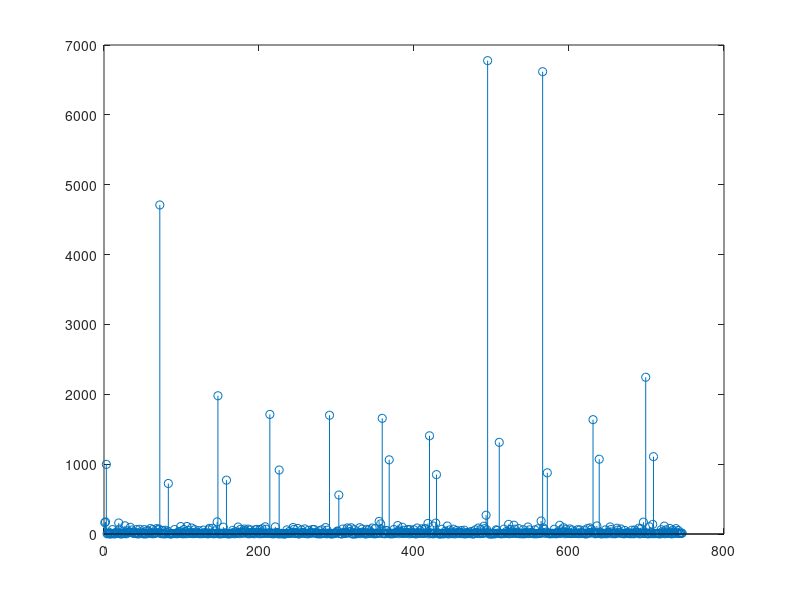
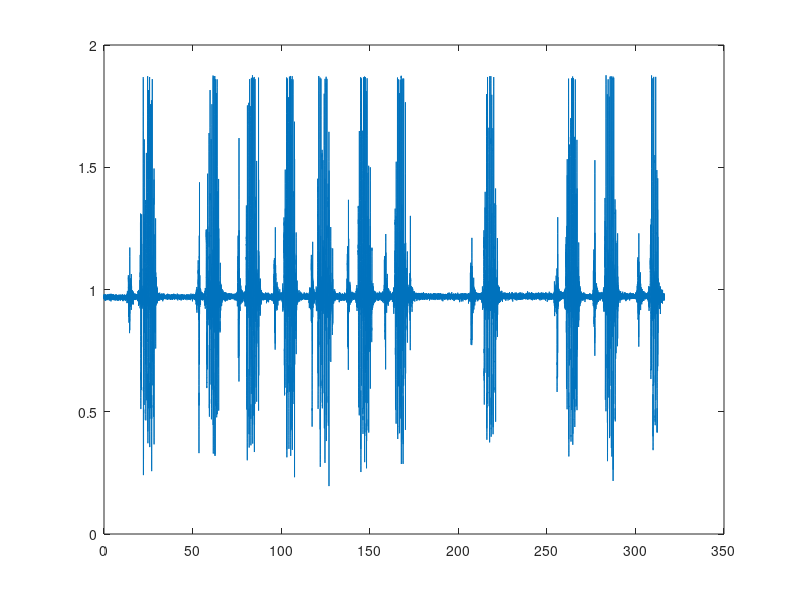

MATLAB code for these plots, in order: (Note: this script raises an error after producing the figures.)

clear all; close all; clc;

load('acc_shank_RK55.mat');

% Set tuning parameter for peak detection in acceleration signal, that is, 
% threshold and minimum number of samples between standing and walking.
threshold_pos = 1.05;    
threshold_neg = -0.9;
gap = 1313;

% Find all peaks greater than threshold.
[peak_values_l, peak_locations_l] = findpeaks(a_Z_left_shank_1_C, ...
                                              'minpeakheight', threshold_pos);
[peak_values_r, peak_locations_r] = findpeaks(a_Z_right_shank_1_C, ...
                                              'minpeakheight', threshold_pos);
          
% Compute distance between two peaks.                             
peak_distance_l = diff(peak_locations_l);
peak_distance_r = diff(peak_locations_r);


%%


close all;
stem(peak_distance_l);

figure();
stem(peak_distance_r);

%%

% Create logical vector to select last peak of each cycle. That is the one
% before a gap of at least the number of samples stored in gap,
% respectively. 
select_last_l = peak_distance_l > gap;
select_last_r = peak_distance_r > gap;

last_peaks_l = peak_locations_l(select_last_l);
last_peaks_r = peak_locations_r(select_last_r);

% Shift logical vector by one to the right to select the first instead of
% the last peak of a cycle.
select_first_l = [0, select_last_l(1:length(select_last_l) - 1)];
select_first_r = [0, select_last_r(1:length(select_last_r) - 1)];


start_p_l  = [peak_locations_l(1), peak_locations_l(logical(select_first_l))]-100;
start_p_r  = [peak_locations_r(1), peak_locations_r(logical(select_first_r))]-100;

end_p_l  = [peak_locations_l(1), peak_locations_l(logical(select_first_l))]+400;
end_p_r  = [peak_locations_r(1), peak_locations_r(logical(select_first_r))]+400;
                                          

plot(time_GW, a_Z_left_shank_1_C);
hold on;
% Vertical line at the location of sync_peaks.
hx = graph2d.constantline(time_GW(start_p_l), 'LineStyle',':', 'LineWidth', 1 , 'Color',[.7 .7 .7]);
changedependvar(hx,'x');
% Vertical line at the location of sync_peaks.
hx = graph2d.constantline(time_GW(end_p_l), 'LineStyle',':', 'LineWidth', 1 , 'Color',[.7 .7 .7]);
changedependvar(hx,'x');

figure();
plot(time_GW, a_Z_right_shank_1_C);
hold on;
% Vertical line at the location of sync_peaks.
hx = graph2d.constantline(time_GW(start_p_r), 'LineStyle',':', 'LineWidth', 1 , 'Color',[.7 .7 .7]);
changedependvar(hx,'x');
% Vertical line at the location of sync_peaks.
hx = graph2d.constantline(time_GW(end_p_r), 'LineStyle',':', 'LineWidth', 1 , 'Color',[.7 .7 .7]);
changedependvar(hx,'x');


% Compute number of cycles.
n_cycles = length(last_peaks_l);


% Initialise variables.
sync_peaks_l = 1:n_cycles;
neg_peaks_l = 1:n_cycles;
sync_peaks_r = 1:n_cycles;
neg_peaks_r = 1:n_cycles;




%%

for cycle = 1:n_cycles

%---Left shank---%

% Find all peaks smaller than threshold in the interval specified by start_p and end_p.
[neg_peak_values_int_l, neg_peak_locations_int_l] = findpeaks(-a_Z_left_shank_1_C(start_p_l(cycle):end_p_l(cycle)), ...
                                              'minpeakheight', threshold_neg);

% Store the index of the highest peak in a.                                      
neg_peaks_l(cycle) = find(a_Z_left_shank_1_C(start_p_l(cycle):end_p_l(cycle)) == -max(neg_peak_values_int_l), 1, 'last') + start_p_l(cycle) - 1;
                                     
 
 % Find all peaks greater than threshold in the interval specified by a and
 % end_p
[peak_values_int_l, peak_locations_int_l] = findpeaks(a_Z_left_shank_1_C(neg_peaks_l(cycle):end_p_l(cycle)), ...
                                              'minpeakheight', threshold_pos);

% Store the index of the highest peak in a.                                      
sync_peaks_l(cycle) = find(a_Z_left_shank_1_C(neg_peaks_l(cycle):end_p_l(cycle)) == max(peak_values_int_l), 1, 'first') + neg_peaks_l(cycle) - 1;


%---Right shank---%
                                  
% Find all peaks smaller than threshold in the interval specified by start_p and end_p.
[neg_peak_values_int_r, neg_peak_locations_int_r] = findpeaks(-a_Z_right_shank_1_C(start_p_r(cycle):end_p_r(cycle)), ...
                                              'minpeakheight', threshold_neg);

% Store the index of the highest peak in a.                                      
neg_peaks_r(cycle) = find(a_Z_right_shank_1_C(start_p_r(cycle):end_p_r(cycle)) == -max(neg_peak_values_int_r), 1, 'last') + start_p_r(cycle) - 1;
                                     
 
 % Find all peaks greater than threshold in the interval specified by a and
 % end_p
[peak_values_int_r, peak_locations_int_r] = findpeaks(a_Z_right_shank_1_C(neg_peaks_r(cycle):end_p_r(cycle)), ...
                                              'minpeakheight', threshold_pos);

% Store the index of the highest peak in a.                                      
sync_peaks_r(cycle) = find(a_Z_right_shank_1_C(neg_peaks_r(cycle):end_p_r(cycle)) == max(peak_values_int_r), 1, 'first') + neg_peaks_r(cycle) - 1;


end


close all;

subplot(2, 1, 1);
plot(time_GW, a_Z_left_shank_1_C);
hold on;
plot(time_GW(sync_peaks_l), a_Z_left_shank_1_C(sync_peaks_l), 'r.', 'markersize', 30);
plot(time_GW(neg_peaks_l), a_Z_left_shank_1_C(neg_peaks_l), 'm.', 'markersize', 20);

% Vertical line at the location of sync_peaks.
hx = graph2d.constantline(time_GW(start_p_l), 'LineStyle',':', 'LineWidth', 1 , 'Color',[.7 .7 .7]);
changedependvar(hx,'x');
% Vertical line at the location of sync_peaks.
hx = graph2d.constantline(time_GW(end_p_l), 'LineStyle',':', 'LineWidth', 1 , 'Color',[.7 .7 .7]);
changedependvar(hx,'x');
     
subplot(2, 1, 2);
plot(time_GW, a_Z_right_shank_1_C);
hold on;
plot(time_GW(sync_peaks_r), a_Z_right_shank_1_C(sync_peaks_r), 'r.', 'markersize', 30);
plot(time_GW(neg_peaks_r), a_Z_right_shank_1_C(neg_peaks_r), 'm.', 'markersize', 20);

% Vertical line at the location of sync_peaks.
hx = graph2d.constantline(time_GW(start_p_r), 'LineStyle',':', 'LineWidth', 1 , 'Color',[.7 .7 .7]);
changedependvar(hx,'x');
% Vertical line at the location of sync_peaks.
hx = graph2d.constantline(time_GW(end_p_r), 'LineStyle',':', 'LineWidth', 1 , 'Color',[.7 .7 .7]);
changedependvar(hx,'x');
